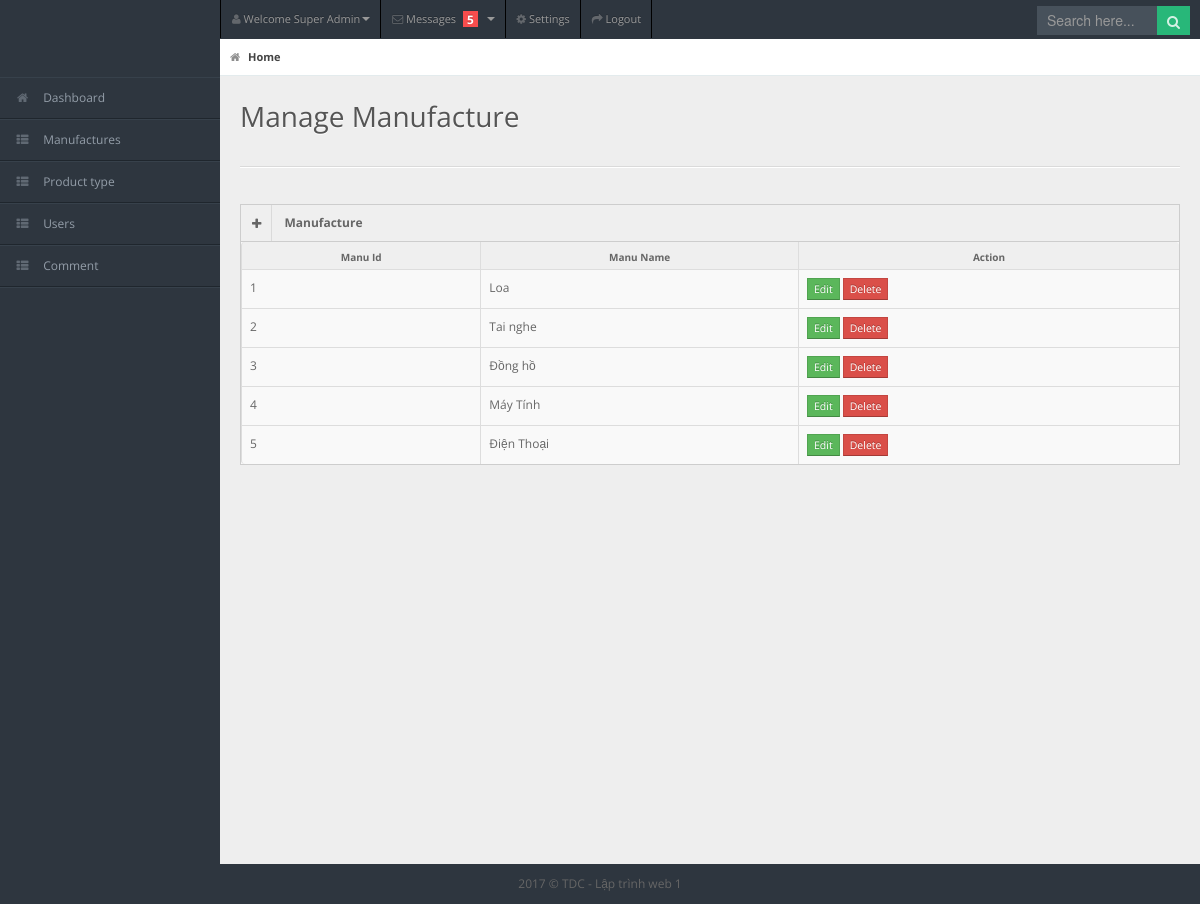
The page /admin/protypes.php (signed in) on the database its author committed.
### tables this page shows
CREATE TABLE IF NOT EXISTS `protypes` (
  `type_id` int(11) NOT NULL AUTO_INCREMENT,
  `type_name` varchar(100) NOT NULL,
  PRIMARY KEY (`type_id`)
);

### models/db.php (called while the page is built)
<?php
class Db
{
    public static $connection;
    public function __construct()
    {
        if (!self::$connection) {
            self::$connection = new mysqli(DB_HOST, DB_USER, DB_PASSWORD, DB_NAME, PORT);
            self::$connection->set_charset(DB_CHARSET);
        }
        return self::$connection;
    }
}

### models/protypes.php (called while the page is built, shortened)
<?php
class Protypes extends Db
{
    public function getAllProtypes()
    {
        $sql = self::$connection->prepare("SELECT * FROM protypes");
        $sql->execute();
        $items = $sql->get_result()->fetch_all(MYSQLI_ASSOC);
        return $items;
    }
}

### admin/protypes.php (the view, shortened to what this page needs)
<?php
$manuProtypeModel = new Protypes();
$manuprotype = $manuProtypeModel->getAllProtypes();
?>
<!DOCTYPE html>
<html lang="en">
<head>
    <link rel="stylesheet" href="css/bootstrap.min.css" />
    <link rel="stylesheet" href="css/bootstrap-responsive.min.css" />
    <link rel="stylesheet" href="css/uniform.css" />
    <link rel="stylesheet" href="css/select2.css" />
    <link rel="stylesheet" href="css/matrix-style.css" />
    <link rel="stylesheet" href="css/matrix-media.css" />
    <link href="font-awesome/css/font-awesome.css" rel="stylesheet" />
</head>
<body>
    <div id="header">
        <h1><a href="http://localhost:8888/dienthoai/"><img src="../images/logo.png" alt=""></a></h1>
    </div>
    <?php require "header.php"; ?>
    <div id="search">
        <input type="text" placeholder="Search here..." />
        <button type="submit" class="tip-bottom" title="Search"><i class="icon-search icon-white"></i></button>
    </div>
    <div id="sidebar"> <a href="#" class="visible-phone"><i class="icon icon-th"></i>Tables</a>
        <ul>
            <li><a href="index.php"><i class="icon icon-home"></i> <span>Dashboard</span></a> </li>
            <li> <a href="manufactures.php"><i class="icon icon-th-list"></i> <span>Manufactures</span></a></li>
            <li> <a href="protypes.php"><i class="icon icon-th-list"></i> <span>Product type</span></a></li>
            <li> <a href="users.php"><i class="icon icon-th-list"></i> <span>Users</span></a></li>
            <li> <a href="comment.php"><i class="icon icon-th-list"></i> <span>Comment</span></a></li>
        </ul>
    </div>
    <div id="content">
        <div id="content-header">
            <div id="breadcrumb"> <a href="index.html" title="Go to Home" class="tip-bottom current"><i
                        class="icon-home"></i> Home</a></div>
            <h1>Manage Manufacture</h1>
        </div>
        <div class="container-fluid">
            <hr>
            <div class="row-fluid">
                <div class="span12">
                    <div class="widget-box">
                        <div class="widget-title"> <span class="icon"><a href="formaddType.php"> <i class="icon-plus"></i>
                                </a></span>
                            <h5>Manufacture</h5>
                        </div>
                        <div class="widget-content nopadding">
                            <table class="table table-bordered table-striped">
                                <thead>
                                    <tr>
                                        <th>Manu Id</th>
                                        <th>Manu Name</th>
                                        <th>Action</th>
                                    </tr>
                                </thead>
                                <tbody>
                                <?php foreach ($manuprotype as $manu) { ?>
                                        <tr class="">
                                            <td><?php echo $manu['type_id'] ?></td>
                                            <td><?php echo $manu['type_name'] ?></td>
                                            <td>
                                                <a href="edit-protype.php?type_id=<?php echo  $manu['type_id'] ?>" class="btn btn-success btn-mini">Edit</a>
                                                <a class="btn btn-danger btn-mini" href="?delete-id=<?php echo $manu['type_id'] ?>">Delete</a>
                                            </td>
                                        </tr>
                                    <?php } ?>
                                </tbody>
                            </table>
                        </div>
                    </div>
                </div>
            </div>
        </div>
    </div>
    <div class="row-fluid">
        <div id="footer" class="span12"> 2017 &copy; TDC - Lập trình web 1</div>
    </div>
</body>
</html>

### admin/css/matrix-style.css (style rules this page uses)
* { outline:none !important; -moz-outline: none !important; }
html, body { height:100% }
body { overflow-x: hidden; margin-top: -10px; font-family: 'Open Sans', sans-serif; font-size:12px; color:#666; }
a { color:#666; }
select, textarea, input[type="text"], input[type="password"], input[type="datetime"], input[type="datetime-local"], input[type="date"], input[type="month"], input[type="time"], input[type="week"], input[type="number"], input[type="email"], input[type="url"], input[type="search"], input[type="tel"], input[type="color"], .uneditable-input, .label, .dropdown-menu, .btn, .well, .progress, .table-bordered, .btn-group > .btn:first-child, .btn-group > .btn:last-child, .btn-group > .btn:last-child, .btn-group > .dropdown-toggle, .alert { border-radius:0px; }
.btn, textarea, input[type="text"], input[type="password"], input[type="datetime"], input[type="datetime-local"], input[type="date"], input[type="month"], input[type="time"], input[type="week"], input[type="number"], input[type="email"], input[type="url"], input[type="search"], input[type="tel"], input[type="color"], .uneditable-input { box-shadow:none; }
.progress, .progress-success .bar, .progress .bar-success, .progress-warning .bar, .progress .bar-warning, .progress-danger .bar, .progress .bar-danger, .progress-info .bar, .progress .bar-info, .btn, .btn-primary { background-image:none; }
#footer { padding:10px; text-align:center; }
hr { border-top-color:#dadada; }
#header { height: 77px; width: 100%; z-index: 100; }
#header h1 { left: 30px; overflow: hidden; position: relative; top: 13px; width: 191px; }
#header h1 a { display: block; }
#search { position: absolute; z-index: 25; top: 6px; right:10px; }
#search input[type=text] { padding: 4px 10px 5px; border: 0; width: 100px; }
#search button { border: 0; margin-left:-3px; margin-top: -11px; padding: 5px 10px 4px; }
#search button i { opacity: 0.8; color:#fff; }
#user-nav > ul > li > a > i, #sidebar li a i { opacity: .5; margin-top: 2px; }
#sidebar { display: block; float: left; position: relative; width: 220px; z-index: 16; }
#sidebar > ul { list-style: none; margin: 0px 0 0; padding: 0; position: absolute; width: 220px; }
#sidebar > ul > li { display: block; position: relative; }
#sidebar > ul > li > a { padding: 10px 0 10px 15px; display: block; color: #939da8; }
#sidebar > ul > li > a > i { margin-right: 10px; }
#content { background: none repeat scroll 0 0 #eeeeee; margin-left: 220px; margin-right: 0; padding-bottom: 25px; position: relative; min-height:100%; width: auto; }
#content-header { position: abslute; width: 100%; margin-top: -38px; z-index: 20; }
#content-header h1 { color: #555555; font-size: 28px; font-weight: normal; float: none; text-shadow: 0 1px 0 #ffffff; margin-left: 20px; position: relative; }
#content-header h1, #content-header .btn-group { margin-top: 20px; }
#breadcrumb { background-color: #fff; border-bottom: 1px solid #e3ebed; }
#breadcrumb a { padding: 8px 20px 8px 10px; display: inline-block; background-image: url('../img/breadcrumb.png'); background-position: center right; background-repeat: no-repeat; font-size: 11px; color: #666666; }
#breadcrumb a:last-child { background-image:none; }
#breadcrumb a.current { font-weight: bold; color: #444444; }
#breadcrumb a i { margin-right: 5px; opacity: .6; }
.stat-boxes .peity_bar_good, .stat-boxes .peity_line_good, { color: #459D1C; }
.widget-box { background: none repeat scroll 0 0 #F9F9F9; border-left: 1px solid #CDCDCD; border-top: 1px solid #CDCDCD; border-right: 1px solid #CDCDCD; clear: both; margin-top: 16px; margin-bottom: 16px; position: relative; }
.widget-title, .modal-header, .table th, div.dataTables_wrapper .ui-widget-header { background:#efefef; border-bottom: 1px solid #CDCDCD; height: 36px; }
.widget-title span.icon { padding: 9px 10px 7px 11px; float: left; border-right:1px solid #dadada; }
.widget-title h5 { color: #666; float: left; font-size: 12px; font-weight: bold; padding: 12px; line-height: 12px; margin: 0; }
.widget-content { padding:15px; border-bottom: 1px solid #cdcdcd; }
.table th { height: auto; font-size: 10px; padding: 5px 10px 2px; border-bottom: 0; text-align: center; color: #666666; }
.nopadding { padding: 0 !important; }
.nopadding .table { margin-bottom: 0; }
.nopadding .table-bordered { border: 0; }

### rows shown on the page
protypes: type_id "1", type_name "Loa"
protypes: type_id "2", type_name "Tai nghe"
protypes: type_id "3", type_name "Đồng hồ"
protypes: type_id "4", type_name "Máy Tính"
protypes: type_id "5", type_name "Điện Thoại"
